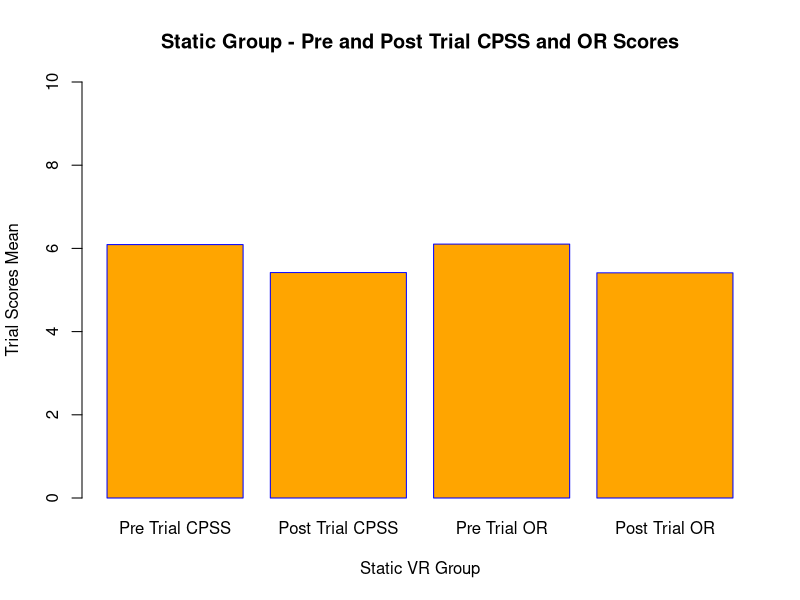
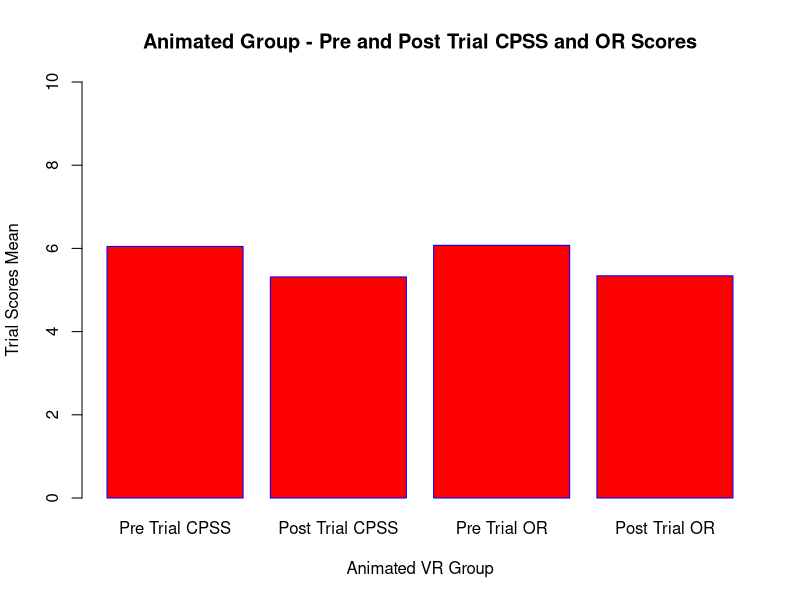
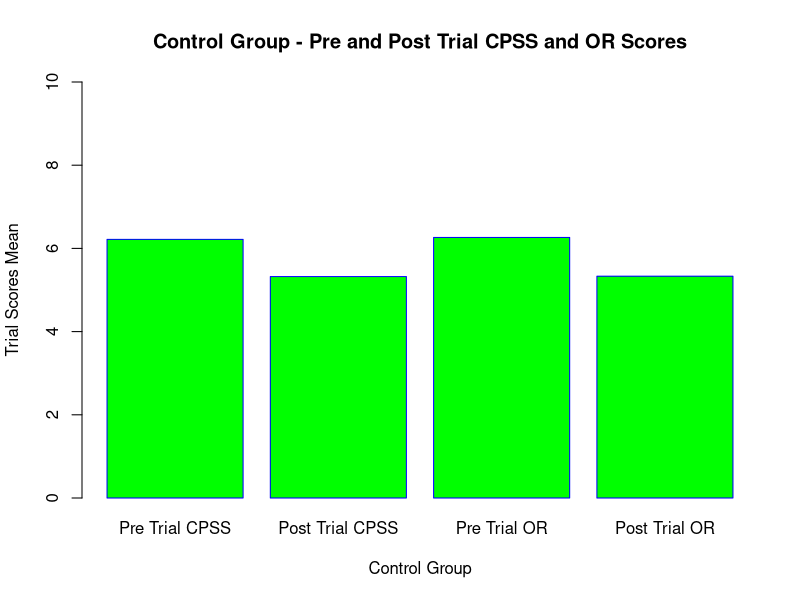
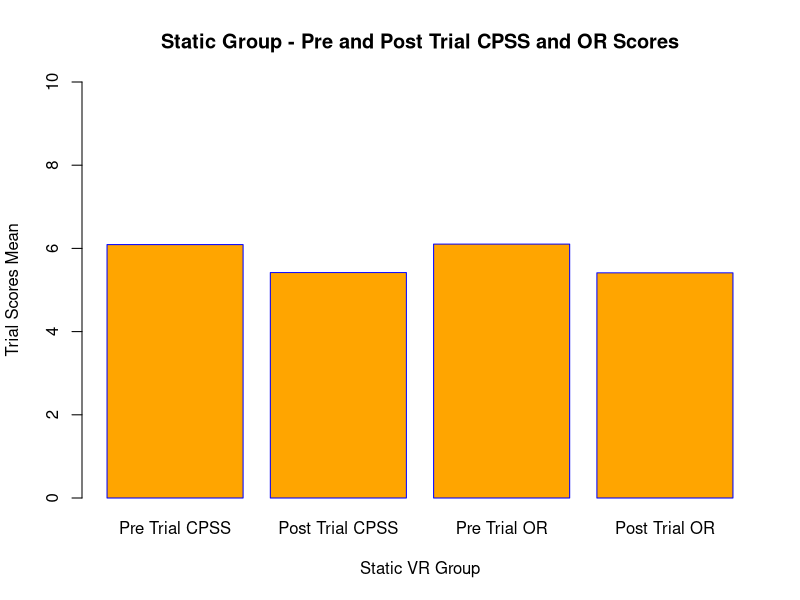
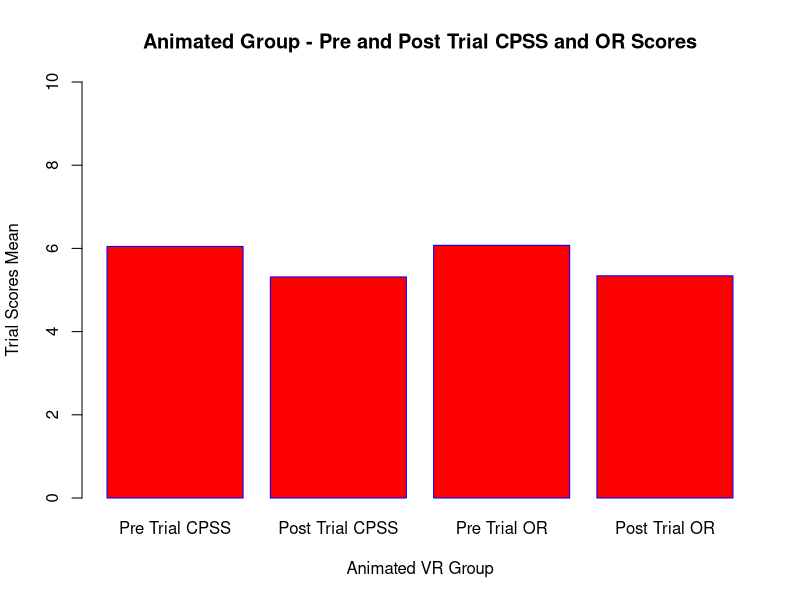
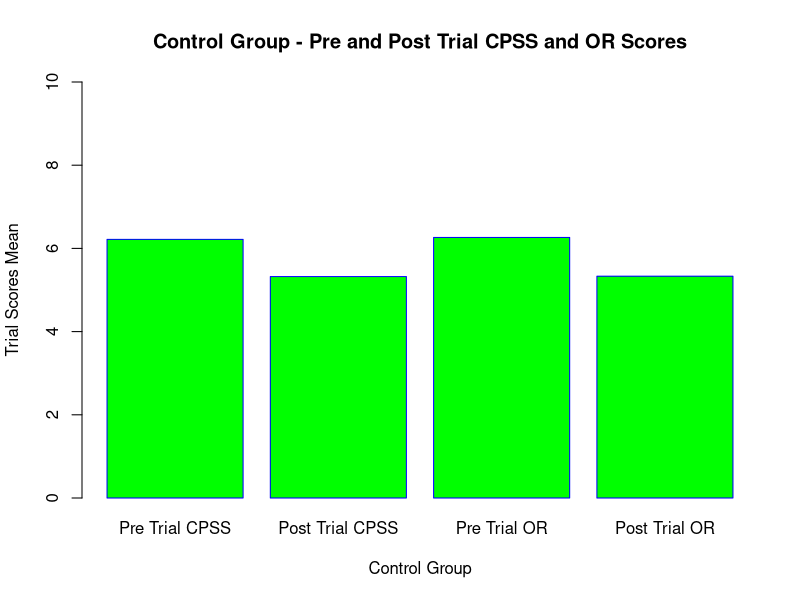
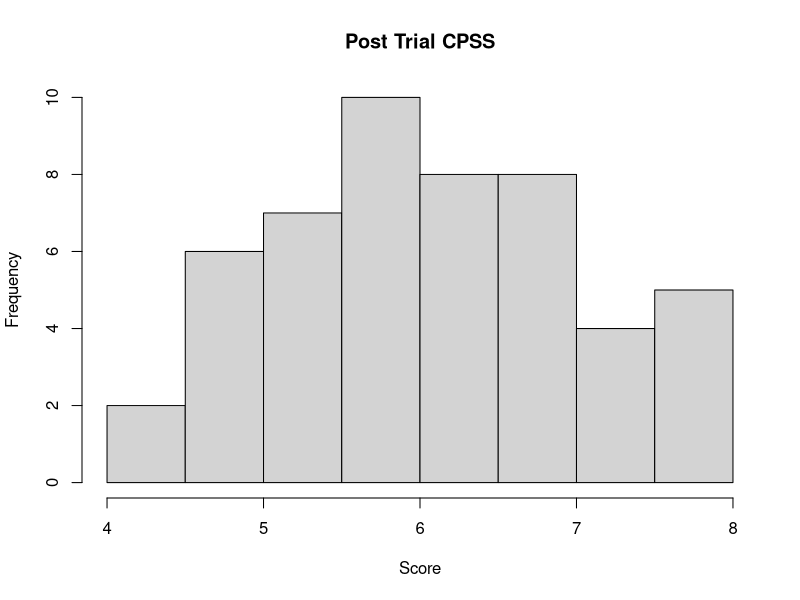
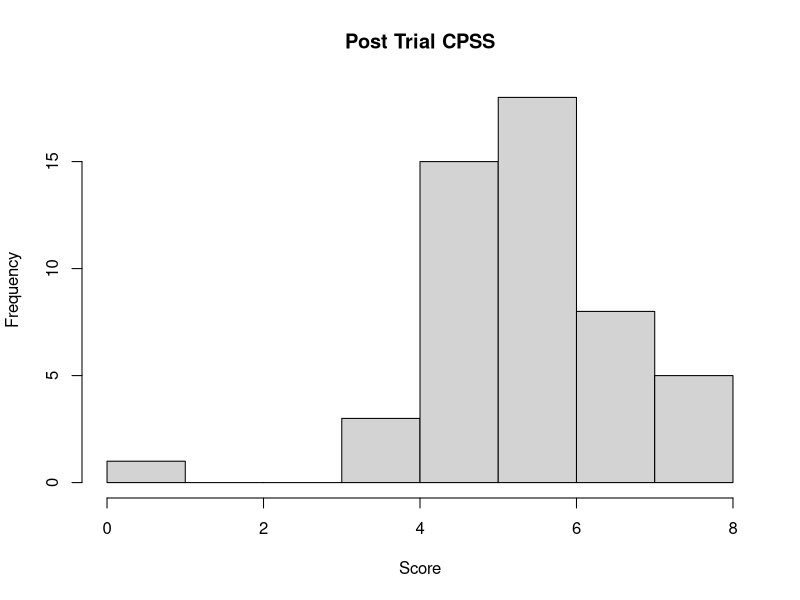

The R script that drew these images, in order:
## ---- chunk 1
library(readr)
daie_ca3_data_10 <- read_csv("daie_ca3_data_10.csv")
#View(daie_ca3_data_10)
#<<<<<<< HEAD
#======
head(daie_ca3_data_10,10)
summary(daie_ca3_data_10)
tail(daie_ca3_data_10,5)
static_data<-c(6.0914,5.4188,6.1032,5.4124)
CPSSOR<-c("Pre Trial CPSS","Post Trial CPSS","Pre Trial OR","Post Trial OR")
barplot(static_data,xlab="Static VR Group",ylab="Trial Scores Mean", main="Static Group - Pre and Post Trial CPSS and OR Scores", names.arg=CPSSOR, col="Orange", border="Blue", ylim=c(0,10))
animated_data<-c(6.0462,5.315,6.0736,5.3418)
CPSSOR<-c("Pre Trial CPSS","Post Trial CPSS","Pre Trial OR","Post Trial OR")
barplot(animated_data,xlab="Animated VR Group",ylab="Trial Scores Mean", main="Animated Group - Pre and Post Trial CPSS and OR Scores", names.arg=CPSSOR, col="Red", border="Blue", ylim=c(0,10))
control_data<-c(6.2172,5.323,6.2638,5.3314)
CPSSOR<-c("Pre Trial CPSS","Post Trial CPSS","Pre Trial OR","Post Trial OR")
barplot(control_data,xlab="Control Group",ylab="Trial Scores Mean", main="Control Group - Pre and Post Trial CPSS and OR Scores", names.arg=CPSSOR, col="Green", border="Blue", ylim=c(0,10))
## ---- chunk 2
#>>>>>>> 0b26bd5fccf0ee1c77c870f08f7e9cf9f10e8303
#install.packages("tidyverse")
library(tidyverse)
data()
glimpse(daie_ca3_data_10)
class(daie_ca3_data_10$gender)
unique(daie_ca3_data_10$gender)
unique(daie_ca3_data_10$test_group)
#Replacing the incorrect value
daie_ca3_data_10$test_group <- str_replace(daie_ca3_data_10$test_group,"Cotrol", "Control")
#Checking the Group values
unique(daie_ca3_data_10$test_group)
#Checking for null values in the data
is.null(daie_ca3_data_10)
is.null(daie_ca3_data_10$pre_trial_cpss)
is.null(daie_ca3_data_10$post_trial_cpss)
is.null(daie_ca3_data_10$pre_trial_or)
is.null(daie_ca3_data_10$post_trial_or)
is.na(daie_ca3_data_10)
daie_ca3_data_10 <-daie_ca3_data_10 %>% drop_na()
is.na(daie_ca3_data_10)
#Checked for negative values
sum(daie_ca3_data_10 < 0)
#Checked for values greater than 10
#Data for the entire set due to the first heading in the data 
sum(daie_ca3_data_10 > 10)
sum(daie_ca3_data_10$pre_trial_cpss > 10)
sum(daie_ca3_data_10$post_trial_cpss > 10)
sum(daie_ca3_data_10$pre_trial_or > 10)
sum(daie_ca3_data_10$post_trial_or > 10)

## ---- chunk 3
#Show 10 of the first few values of the data set
head(daie_ca3_data_10,10)
#Show last 10 values of data
tail(daie_ca3_data_10,5)
#Gives an overall summary of the data 
summary(daie_ca3_data_10)
daie_ca3_data_10%>%
  drop_na(test_group)%>% 
  group_by(test_group)%>%
  summarise(Lower = min(pre_trial_cpss),
          Average = mean(pre_trial_cpss),
          Upper = max(pre_trial_cpss),
          Difference = max(pre_trial_cpss)-min(pre_trial_cpss))
  daie_ca3_data_10%>%
  drop_na(test_group)%>%  
  group_by(test_group)%>%
  summarise(Lower1 = min(post_trial_cpss),
          Average1 = mean(post_trial_cpss),
          Upper1 = max(post_trial_cpss),
          Difference1 = max(post_trial_cpss)-min(post_trial_cpss))
  
  daie_ca3_data_10%>%
  drop_na(test_group)%>% 
  group_by(test_group)%>%
  summarise(Lower2 = min(pre_trial_or),
          Average2 = mean(pre_trial_or),
          Upper2 = max(pre_trial_or),
          Difference2 = max(pre_trial_or)-min(pre_trial_or))
  
  daie_ca3_data_10%>%
  drop_na(test_group)%>% 
  group_by(test_group)%>%
  summarise(Lower3 = min(post_trial_or),
          Average3 = mean(post_trial_or),
          Upper3 = max(post_trial_or),
          Difference2 = max(post_trial_or)-min(post_trial_or))
static_data<-c(6.0914,5.4188,6.1032,5.4124)
CPSSOR<-c("Pre Trial CPSS","Post Trial CPSS","Pre Trial OR","Post Trial OR")
barplot(static_data,xlab="Static VR Group",ylab="Trial Scores Mean", main="Static Group - Pre and Post Trial CPSS and OR Scores", names.arg=CPSSOR, col="Orange", border="Blue", ylim=c(0,10))
animated_data<-c(6.0462,5.315,6.0736,5.3418)
CPSSOR<-c("Pre Trial CPSS","Post Trial CPSS","Pre Trial OR","Post Trial OR")
barplot(animated_data,xlab="Animated VR Group",ylab="Trial Scores Mean", main="Animated Group - Pre and Post Trial CPSS and OR Scores", names.arg=CPSSOR, col="Red", border="Blue", ylim=c(0,10))
control_data<-c(6.2172,5.323,6.2638,5.3314)
CPSSOR<-c("Pre Trial CPSS","Post Trial CPSS","Pre Trial OR","Post Trial OR")
barplot(control_data,xlab="Control Group",ylab="Trial Scores Mean", main="Control Group - Pre and Post Trial CPSS and OR Scores", names.arg=CPSSOR, col="Green", border="Blue", ylim=c(0,10))

## ---- chunk 4
#Checking Normal Distribution on Control Group 
df1<-subset(daie_ca3_data_10, test_group!="Static" & test_group!="Animated")
df1
  
hist(df1$pre_trial_cpss,
main = "Post Trial CPSS",
xlab = "Score",
ylab = "Frequency",
breaks = 8)
hist(df1$post_trial_cpss,
main = "Post Trial CPSS",
xlab = "Score",
ylab = "Frequency",
breaks = 8)
hist(df1$pre_trial_or,
main = "Pre Trial OR",
xlab = "Score",
ylab = "Frequency",
breaks = 8)
hist(df1$post_trial_or,
main = "Post Trial OR",
xlab = "Score",
ylab = "Frequency",
breaks = 8)
#Checking Normal Distribution on Static Group 
df2<-subset(daie_ca3_data_10, test_group!="Control" & test_group!="Animated")
df2
hist(df2$pre_trial_cpss,
main = "Post Trial CPSS - Static Group",
xlab = "Score",
ylab = "Frequency",
breaks = 8)
hist(df2$post_trial_cpss,
main = "Post Trial CPSS - Static Group",
xlab = "Score",
ylab = "Frequency",
breaks = 8)
hist(df2$pre_trial_or,
main = "Pre Trial OR - Static Group",
xlab = "Score",
ylab = "Frequency",
breaks = 8)
hist(df2$post_trial_or,
main = "Post Trial OR - Static Group",
xlab = "Score",
ylab = "Frequency",
breaks = 8)
#Checking Normal Distribution on Animated Group 
df3<-subset(daie_ca3_data_10, test_group!="Static" & test_group!="Control")
df3
hist(df3$pre_trial_cpss,
main = "Post Trial CPSS - Animated",
xlab = "Score",
ylab = "Frequency",
breaks = 8)
hist(df3$post_trial_cpss,
main = "Post Trial CPSS - Animated",
xlab = "Score",
ylab = "Frequency",
breaks = 8)
hist(df3$pre_trial_or,
main = "Pre Trial OR - Animated",
xlab = "Score",
ylab = "Frequency",
breaks = 8)
hist(df3$post_trial_or,
main = "Post Trial OR - Animated",
xlab = "Score",
ylab = "Frequency",
breaks = 8)
## ---- chunk 5
#q plot of Control Group
qqnorm(df1$pre_trial_cpss,
       pch = 2, frame = FALSE)
qqline(df1$pre_trial_cpss,
       col = "darkorchid", lwd = 1)
qqnorm(df1$post_trial_cpss,
       pch = 2, frame = FALSE)
qqline(df1$post_trial_cpss,
       col = "darkorchid", lwd = 1)
qqnorm(df1$pre_trial_or,
       pch = 2, frame = FALSE)
qqline(df1$pre_trial_or,
       col = "darkorchid", lwd = 1)
qqnorm(df1$post_trial_or,
       pch = 2, frame = FALSE)
qqline(df1$post_trial_or,
       col = "darkorchid", lwd = 1)
#q plot of Static Group
qqnorm(df2$pre_trial_cpss,
       pch = 2, frame = FALSE)
qqline(df2$pre_trial_cpss,
       col = "darkorchid", lwd = 1)
qqnorm(df2$post_trial_cpss,
       pch = 2, frame = FALSE)
qqline(df2$post_trial_cpss,
       col = "darkorchid", lwd = 1)
qqnorm(df2$pre_trial_or,
       pch = 2, frame = FALSE)
qqline(df2$pre_trial_or,
       col = "darkorchid", lwd = 1)
qqnorm(df2$post_trial_or,
       pch = 2, frame = FALSE)
qqline(df2$post_trial_or,
       col = "darkorchid", lwd = 1)
#q plot of Animated Group
qqnorm(df3$pre_trial_cpss,
       pch = 2, frame = FALSE)
qqline(df3$pre_trial_cpss,
       col = "darkorchid", lwd = 1)
qqnorm(df3$post_trial_cpss,
       pch = 2, frame = FALSE)
qqline(df3$post_trial_cpss,
       col = "darkorchid", lwd = 1)
qqnorm(df3$pre_trial_or,
       pch = 2, frame = FALSE)
qqline(df3$pre_trial_or,
       col = "darkorchid", lwd = 1)
qqnorm(df3$post_trial_or,
       pch = 2, frame = FALSE)
qqline(df3$post_trial_or,
       col = "darkorchid", lwd = 1)
## ---- chunk 6
